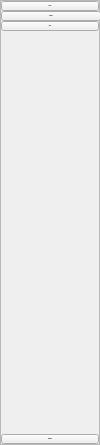
        <widget class="QFrame" name="mainBodyLeftButtonsFrame">
         <property name="minimumSize">
          <size>
           <width>100</width>
           <height>0</height>
          </size>
         </property>
         <property name="maximumSize">
          <size>
           <width>0</width>
           <height>16777215</height>
          </size>
         </property>
         <property name="frameShape">
          <enum>QFrame::Shape::StyledPanel</enum>
         </property>
         <property name="frameShadow">
          <enum>QFrame::Shadow::Raised</enum>
         </property>
         <layout class="QVBoxLayout" name="verticalLayout_2">
          <property name="spacing">
           <number>0</number>
          </property>
          <property name="leftMargin">
           <number>0</number>
          </property>
          <property name="topMargin">
           <number>0</number>
          </property>
          <property name="rightMargin">
           <number>0</number>
          </property>
          <property name="bottomMargin">
           <number>0</number>
          </property>
          <item>
           <widget class="QPushButton" name="homeButton">
            <property name="font">
             <font>
              <pointsize>-1</pointsize>
              <bold>true</bold>
             </font>
            </property>
            <property name="styleSheet">
             <string notr="true">QPushButton{ 
background-image: url(:/mainBodyLeftButtons/feather/home.svg); 
}

QPushButton{border-left: 3px solid #FFB86C;}

</string>
            </property>
            <property name="text">
             <string>Home</string>
            </property>
           </widget>
          </item>
          <item>
           <widget class="QPushButton" name="cameraButton">
            <property name="sizePolicy">
             <sizepolicy hsizetype="Minimum" vsizetype="Fixed">
              <horstretch>1</horstretch>
              <verstretch>0</verstretch>
             </sizepolicy>
            </property>
            <property name="minimumSize">
             <size>
              <width>100</width>
              <height>0</height>
             </size>
            </property>
            <property name="font">
             <font>
              <pointsize>-1</pointsize>
              <bold>true</bold>
             </font>
            </property>
            <property name="styleSheet">
             <string notr="true">QPushButton{ 
background-image: url(:/mainBodyLeftButtons/feather/camera.svg); 
} </string>
            </property>
            <property name="text">
             <string>Camera</string>
            </property>
           </widget>
          </item>
          <item>
           <widget class="QPushButton" name="ocrButton">
            <property name="font">
             <font>
              <pointsize>-1</pointsize>
              <bold>true</bold>
             </font>
            </property>
            <property name="styleSheet">
             <string notr="true">QPushButton{ 
	background-image: url(:/mainBodyLeftButtons/feather/file-text.svg);
}

QPushButton{border-left: 3px solid #FFB86C;}

</string>
            </property>
            <property name="text">
             <string>OCR</string>
            </property>
           </widget>
          </item>
          <item>
           <spacer name="verticalSpacer">
            <property name="orientation">
             <enum>Qt::Orientation::Vertical</enum>
            </property>
            <property name="sizeHint" stdset="0">
             <size>
              <width>20</width>
              <height>403</height>
             </size>
            </property>
           </spacer>
          </item>
          <item>
           <widget class="QPushButton" name="settingsButton">
            <property name="font">
             <font>
              <pointsize>-1</pointsize>
              <bold>true</bold>
             </font>
            </property>
            <property name="styleSheet">
             <string notr="true">QPushButton{ 
background-image: url(:/mainBodyLeftButtons/feather/settings.svg); 
} </string>
            </property>
            <property name="text">
             <string>Settings</string>
            </property>
           </widget>
          </item>
         </layout>
        </widget>
